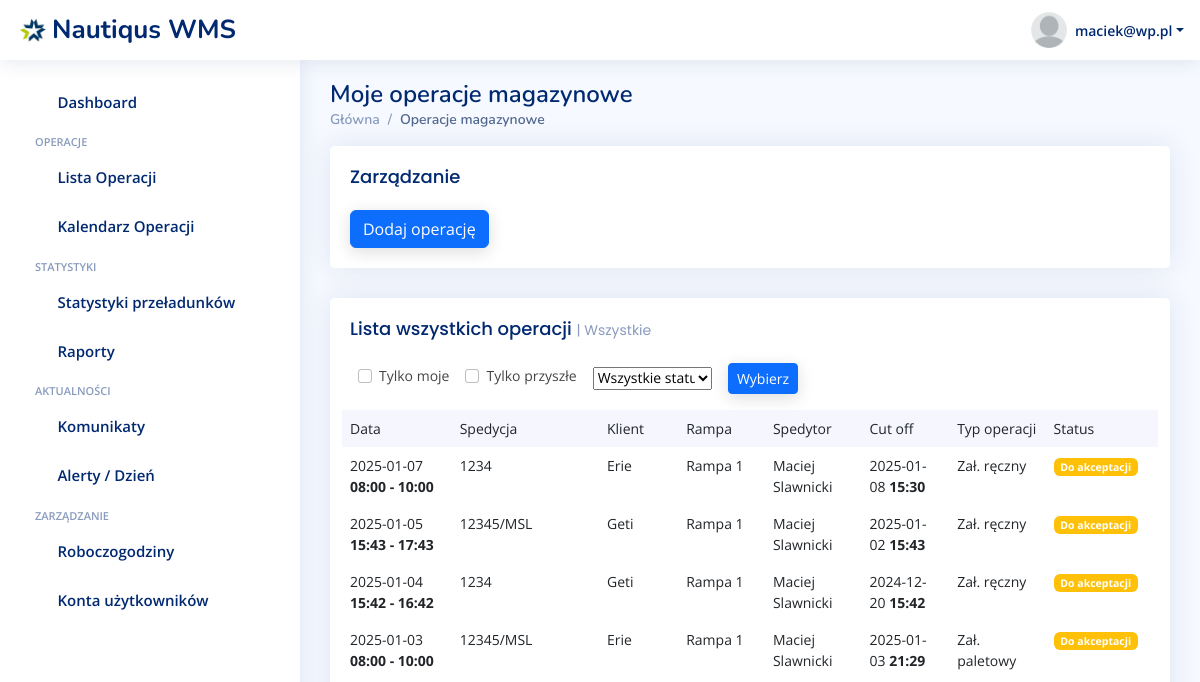
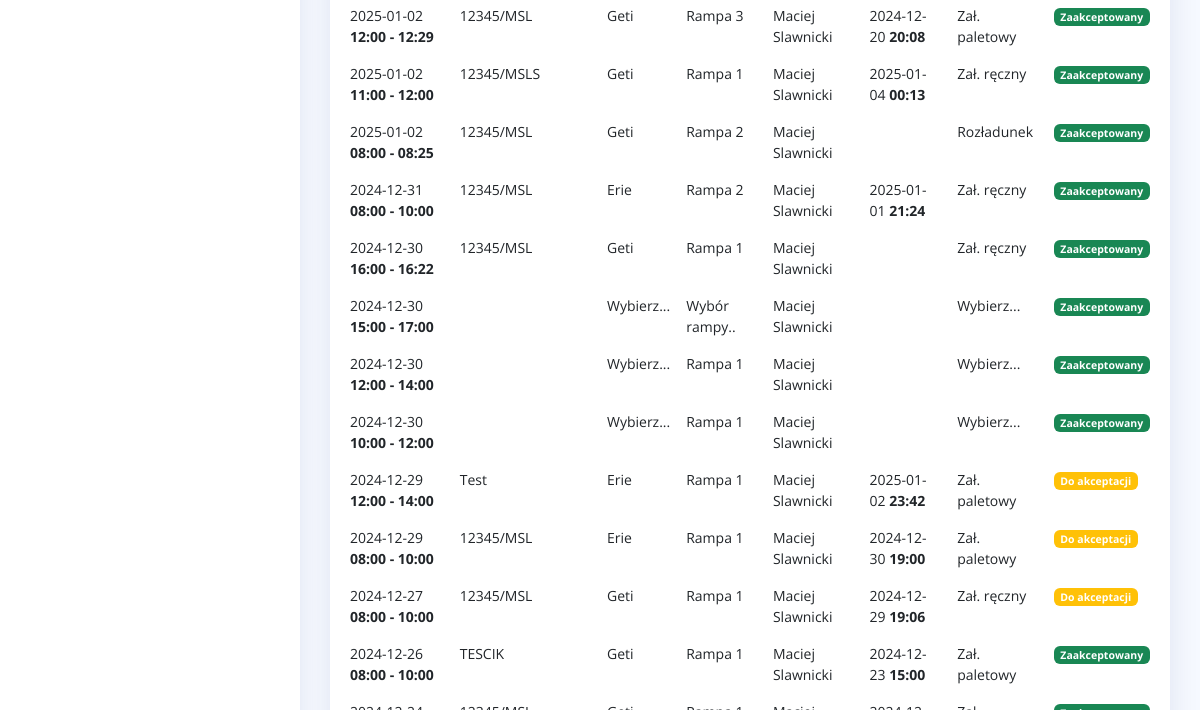
Page /lista-operacji/ (signed in, upper part) on the earlier database version (2 pictures, top to bottom).
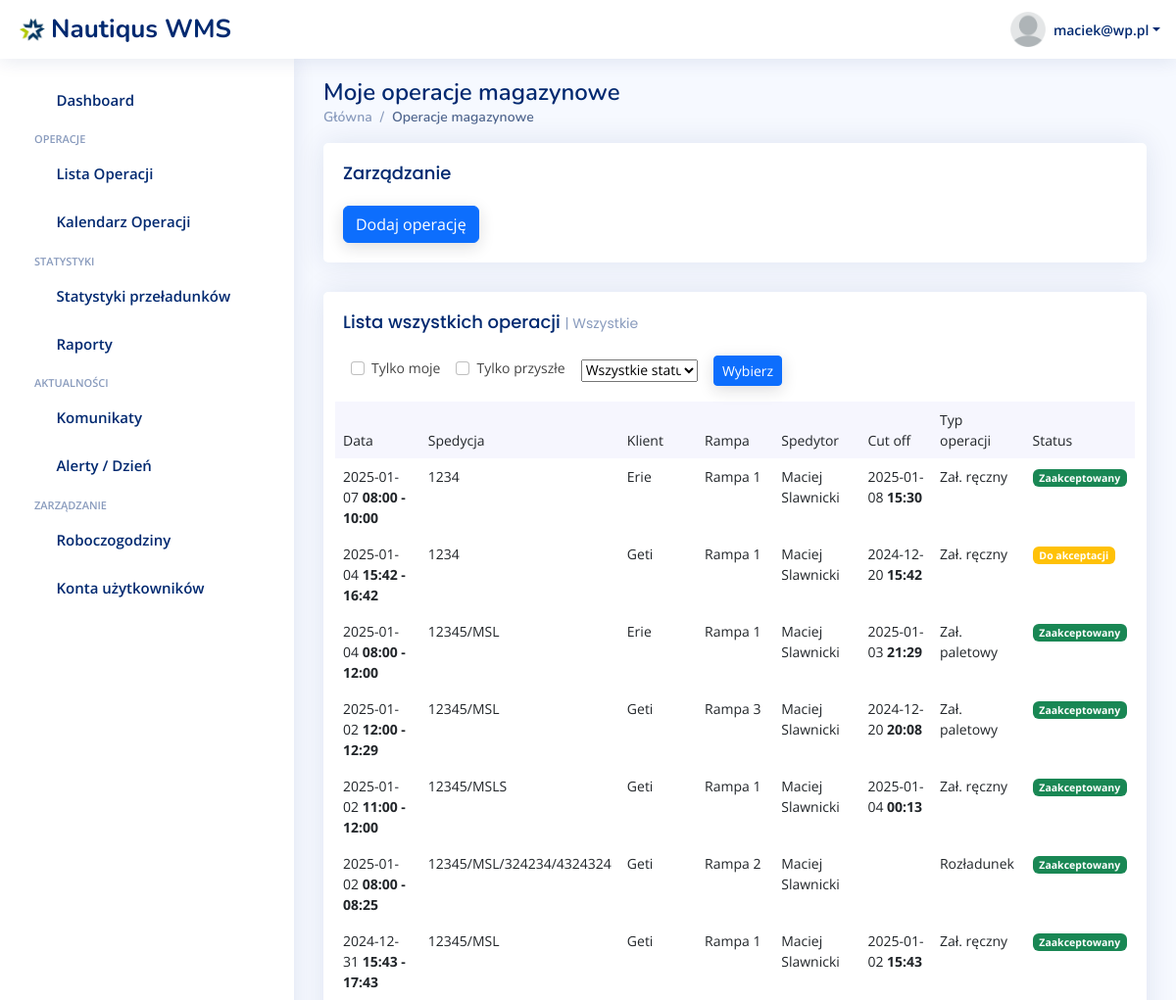
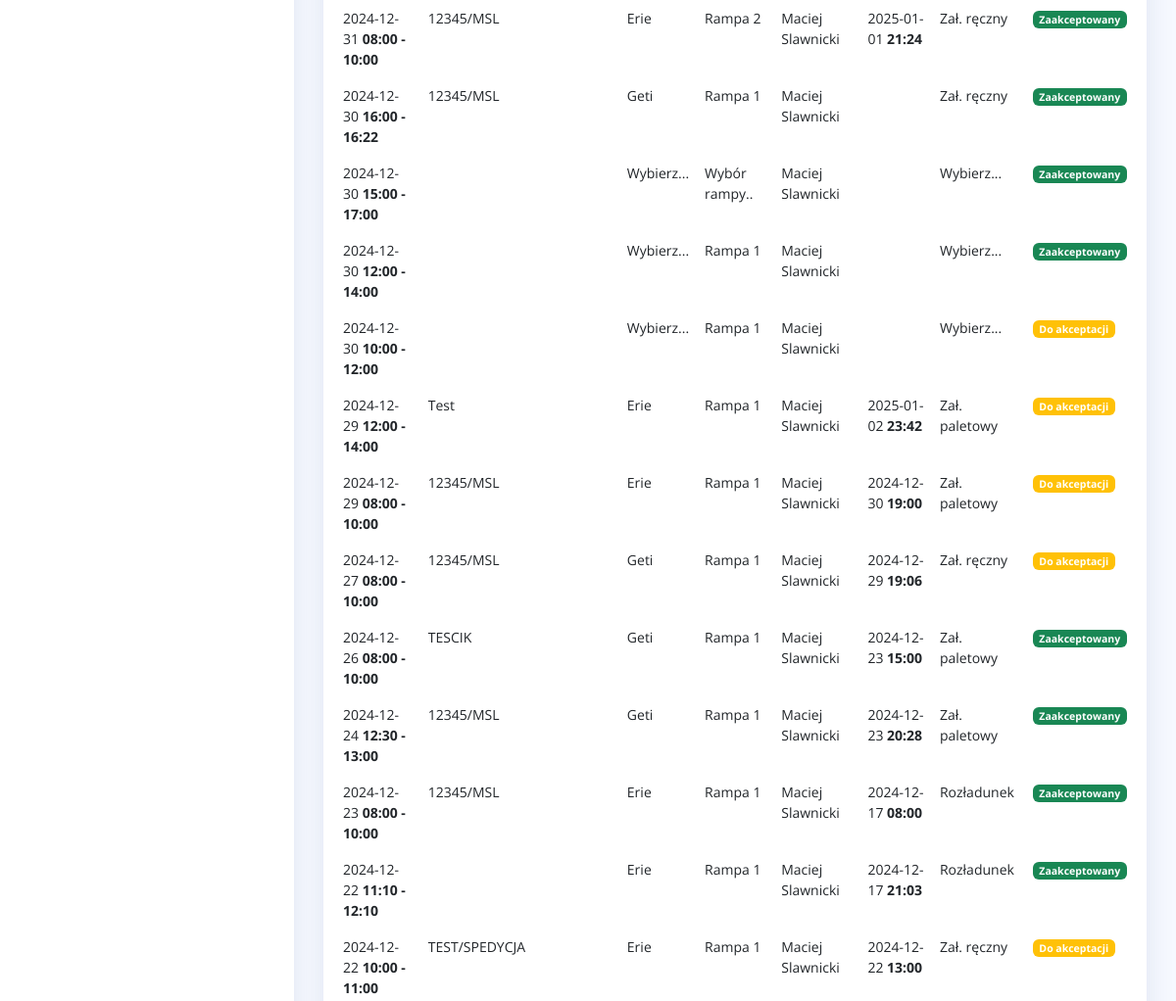
Same page on the later database version (2 pictures, top to bottom).
### warehouse/models.py (models this page shows, shortened)
class Operation(models.Model):
    OPERATION_CHOICES = [
        ('pallets_loading', 'Zał. paletowy'),
        ('manual_loading', 'Zał. ręczny'),
        ('unloading', 'Rozładunek'),
    ]
    RAMP_CHOICES = [
        ('ramp1', 'Rampa 1'),
        ('ramp2', 'Rampa 2'),
        ('ramp3', 'Rampa 3'),
    ]
    STATUS_CHOICES = [
        ('pending', 'Do akceptacji'),
        ('accepted', 'Zaakceptowany'),
    ]
    CUSTOMER_CHOICES = [
        ('erie', 'Erie'),
        ('laktopol', 'Laktopol'),
        ('geti', 'Geti'),
        ('huzar', 'Huzar'),
    ]
    user = models.ForeignKey(
        CustomUser,  # Odwołanie do wbudowanego modelu użytkownika
        on_delete=models.CASCADE,  # Usunięcie użytkownika usuwa jego instancje
        related_name='created_objects',  # Opcjonalnie: alias do odwołania
        verbose_name='Utworzone przez'
    )
    start_time = models.DateTimeField()
    end_time = models.DateTimeField()
    cut_off = models.DateTimeField(blank=True, null=True)
    operation_type = models.CharField(
        max_length=15,
        choices=OPERATION_CHOICES,
        default='loading',
        verbose_name="Typ operacji"
    )
    ramp_number = models.CharField(
        max_length=15,
        choices=RAMP_CHOICES,
        default='ramp1',
        verbose_name="Numer rampy"
    )
    status = models.CharField(
        max_length=15,
        choices=STATUS_CHOICES,
        default='pending',
        verbose_name="Status"
    )
    spedition_number = models.CharField(max_length=15)
    weight = models.IntegerField(blank=True, null=True)
    cargo_name = models.CharField(max_length=48, blank=True, null=True)
    customer = models.CharField(
        max_length=20,
        choices=CUSTOMER_CHOICES,
        verbose_name="Klient"
    )

class CustomUser(AbstractUser):
    ROLE_CHOICES = [
        ('spedytor', 'Spedytor'),
        ('magazynier', 'Magazynier'),
    ]
    role = models.CharField(max_length=20, choices=ROLE_CHOICES, default='spedytor')

### warehouse/views.py (the view)
# urls.py: path('lista-operacji/', views.operations_list, name='operations_list'),
@login_required
def operations_list(request, show_only_mine_input='wszystkie', show_only_future_input='wszystkie', operation_status_input='wszystkie'):
    if show_only_mine_input == 'moje':
        show_only_mine= True
    else:
        show_only_mine = False
    if show_only_future_input == 'przyszle':
        show_only_future = True
    else:
        show_only_future = False
    if operation_status_input == 'zaakceptowane':
        operation_status = 'accepted'
        print('taaak')
    elif operation_status_input == 'doakceptacji':
        operation_status = 'pending'
    else:
        operation_status = False
    operations = Operation.objects.all()
    if show_only_mine:
        operations = operations.filter(user=request.user)
    if show_only_future:
        operations = operations.filter(start_time__date__gte=datetime.now().strftime("%Y-%m-%d"))
    if operation_status:
        operations = operations.filter(status=operation_status)
    context = {
               'operations': operations.order_by('-start_time'),
                'show_only_mine': show_only_mine,
                'show_only_future': show_only_future,
                'operation_status': operation_status,
               }
    return render(request, 'warehouse/operations-list.html', context)

### warehouse/templates/warehouse/operations-list.html (shortened to what the changed rows need)
{% extends 'base.html' %}
{% load static %}
{% static "" as staticUrl %}
{% block content %}
<main id="main" class="main">
    <div class="pagetitle">
        <h1>Moje operacje magazynowe</h1>
    </div>
    <section class="section dashboard">
        <div class="row">
            <div class="col-lg-12">
            <div class="col-lg-12">
                <div class="row">
                    <div class="col-12">
                        <div class="card recent-sales overflow-auto">
                            <div class="card-body">
                                <form class="row g-3" method="POST" action="/lista-operacji/filtruj">
                                <table class="table table-borderless datatable">
                                    <thead>
                                    <tr>
                                        <th scope="col">Data</th>
                                        <th scope="col">Spedycja</th>
                                        <th scope="col">Klient</th>
                                        <th scope="col">Rampa</th>
                                        <th scope="col">Spedytor</th>
                                        <th scope="col">Cut off</th>
                                        <th scope="col">Typ operacji</th>
                                        <th scope="col">Status</th>
                                    </tr>
                                    </thead>
                                    <tbody>
                                    {% for operation in operations %}
                                    <tr>
                                        <th scope="row"><a class="text-reset" href="/operacje/{{ operation.id }}">{{ operation.start_time|date:"Y-m-d" }} <b> {{ operation.start_time|date:"H:i" }} - {{ operation.end_time|date:"H:i" }}</b></a></th>
                                        <td><a class="text-reset" href="/operacje/{{ operation.id }}">{{ operation.spedition_number }}</a></td>
                                        <td><a class="text-reset" href="/operacje/{{ operation.id }}">{{ operation.get_customer_display }}</a></td>
                                        <td><a class="text-reset" href="/operacje/{{ operation.id }}">{{ operation.get_ramp_number_display }}</a></td>
                                        <td><a class="text-reset" href="/operacje/{{ operation.id }}">{{ operation.user.first_name }} {{ operation.user.last_name }}</a></td>
                                        <th scope="row"><a class="text-reset" href="/operacje/{{ operation.id }}">{{ operation.cut_off|date:"Y-m-d" }} <b> {{ operation.cut_off|date:"H:i" }}</b></a></th>
                                        <td><a class="text-reset" href="/operacje/{{ operation.id }}">{{ operation.get_operation_type_display }}</a></td>
                                        <td><a class="text-reset" href="/operacje/{{ operation.id }}"><span class="badge
                                            {% if operation.status == 'pending' %}bg-warning
                                            {% elif operation.status == 'accepted' %}bg-success
                                            {% endif %}">
                                            {{ operation.get_status_display }}
                                        </span></a></td>
                                    </tr>
                                    {% endfor %}
                                    </tbody>
                                </table>
                            </div>
                        </div>
                    </div>
                </div>
            </div>
            </div>
        </div>
    </section>
</main>
{% endblock %}

Differences in the rows shown:
changed Operation (number 1 of 20 on the later page): status "Do akceptacji" → "Zaakceptowany"
changed Operation (number 3 of 20 on the later page): start_time "2025-01-03" → "2025-01-04"; end_time "10:00" → "12:00"; status "Do akceptacji" → "Zaakceptowany"
changed Operation: spedition_number "12345/MSL" → "12345/MSL/324234/4324324"
changed Operation (number 7 of 20 on the later page): start_time "2025-01-05" → "2024-12-31"; status "Do akceptacji" → "Zaakceptowany"; moves down the list
changed Operation (number 12 of 20 on the later page): status "Zaakceptowany" → "Do akceptacji"
now on this page (row unchanged): Operation: start_time "2024-12-24", start_time "12:30", end_time "13:00", spedition_number "12345/MSL", customer "Geti", ramp_number "Rampa 1", user.first_name "Maciej", user.last_name "Slawnicki", cut_off "2024-12-23", cut_off "20:28", operation_type "Zał. paletowy", status "Zaakceptowany"
now on this page (row unchanged): Operation: start_time "2024-12-23", start_time "08:00", end_time "10:00", spedition_number "12345/MSL", customer "Erie", ramp_number "Rampa 1", user.first_name "Maciej", user.last_name "Slawnicki", cut_off "2024-12-17", cut_off "08:00", operation_type "Rozładunek", status "Zaakceptowany"
now on this page (row unchanged): Operation: start_time "2024-12-22", start_time "11:10", end_time "12:10", customer "Erie", ramp_number "Rampa 1", user.first_name "Maciej", user.last_name "Slawnicki", cut_off "2024-12-17", cut_off "21:03", operation_type "Rozładunek", status "Zaakceptowany"
now on this page (row unchanged): Operation: start_time "2024-12-22", start_time "10:00", end_time "11:00", spedition_number "TEST/SPEDYCJA", customer "Erie", ramp_number "Rampa 1", user.first_name "Maciej", user.last_name "Slawnicki", cut_off "2024-12-22", cut_off "13:00", operation_type "Zał. ręczny", status "Do akceptacji"
